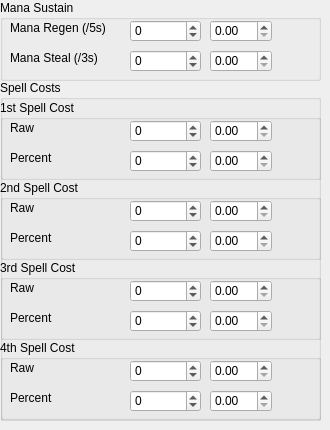
     <widget class="QWidget" name="tab_2">
      <attribute name="title">
       <string>Mana</string>
      </attribute>
      <widget class="QGroupBox" name="groupBox_16">
       <property name="geometry">
        <rect>
         <x>0</x>
         <y>0</y>
         <width>321</width>
         <height>81</height>
        </rect>
       </property>
       <property name="title">
        <string>Mana Sustain</string>
       </property>
       <widget class="QDoubleSpinBox" name="dspin_wmult_mana_regen">
        <property name="geometry">
         <rect>
          <x>210</x>
          <y>20</y>
          <width>62</width>
          <height>22</height>
         </rect>
        </property>
       </widget>
       <widget class="QLabel" name="label_32">
        <property name="geometry">
         <rect>
          <x>10</x>
          <y>20</y>
          <width>111</width>
          <height>16</height>
         </rect>
        </property>
        <property name="text">
         <string>Mana Regen (/5s)</string>
        </property>
       </widget>
       <widget class="QDoubleSpinBox" name="dspin_wmult_mana_steal">
        <property name="geometry">
         <rect>
          <x>210</x>
          <y>50</y>
          <width>62</width>
          <height>22</height>
         </rect>
        </property>
       </widget>
       <widget class="QLabel" name="label_33">
        <property name="geometry">
         <rect>
          <x>10</x>
          <y>50</y>
          <width>101</width>
          <height>16</height>
         </rect>
        </property>
        <property name="text">
         <string>Mana Steal (/3s)</string>
        </property>
       </widget>
       <widget class="QSpinBox" name="spin_mana_steal">
        <property name="geometry">
         <rect>
          <x>130</x>
          <y>50</y>
          <width>71</width>
          <height>22</height>
         </rect>
        </property>
        <property name="minimum">
         <number>-999999999</number>
        </property>
        <property name="maximum">
         <number>999999999</number>
        </property>
       </widget>
       <widget class="QSpinBox" name="spin_mana_regen">
        <property name="geometry">
         <rect>
          <x>130</x>
          <y>20</y>
          <width>71</width>
          <height>22</height>
         </rect>
        </property>
        <property name="minimum">
         <number>-999999999</number>
        </property>
        <property name="maximum">
         <number>999999999</number>
        </property>
       </widget>
      </widget>
      <widget class="QGroupBox" name="groupBox_17">
       <property name="geometry">
        <rect>
         <x>0</x>
         <y>80</y>
         <width>321</width>
         <height>341</height>
        </rect>
       </property>
       <property name="title">
        <string>Spell Costs</string>
       </property>
       <widget class="QGroupBox" name="groupBox_18">
        <property name="geometry">
         <rect>
          <x>0</x>
          <y>20</y>
          <width>321</width>
          <height>80</height>
         </rect>
        </property>
        <property name="title">
         <string>1st Spell Cost</string>
        </property>
        <widget class="QDoubleSpinBox" name="dspin_wmult_1st_raw">
         <property name="geometry">
          <rect>
           <x>210</x>
           <y>20</y>
           <width>62</width>
           <height>22</height>
          </rect>
         </property>
        </widget>
        <widget class="QLabel" name="label_34">
         <property name="geometry">
          <rect>
           <x>10</x>
           <y>20</y>
           <width>51</width>
           <height>16</height>
          </rect>
         </property>
         <property name="text">
          <string>Raw</string>
         </property>
        </widget>
        <widget class="QDoubleSpinBox" name="dspin_wmult_1st_perc">
         <property name="geometry">
          <rect>
           <x>210</x>
           <y>50</y>
           <width>62</width>
           <height>22</height>
          </rect>
         </property>
        </widget>
        <widget class="QLabel" name="label_35">
         <property name="geometry">
          <rect>
           <x>10</x>
           <y>50</y>
           <width>51</width>
           <height>16</height>
          </rect>
         </property>
         <property name="text">
          <string>Percent</string>
         </property>
        </widget>
        <widget class="QSpinBox" name="spin_1st_raw">
         <property name="geometry">
          <rect>
           <x>130</x>
           <y>20</y>
           <width>71</width>
           <height>22</height>
          </rect>
         </property>
         <property name="minimum">
          <number>-999999999</number>
         </property>
         <property name="maximum">
          <number>999999999</number>
         </property>
        </widget>
        <widget class="QSpinBox" name="spin_1st_perc">
         <property name="geometry">
          <rect>
           <x>130</x>
           <y>50</y>
           <width>71</width>
           <height>22</height>
          </rect>
         </property>
         <property name="minimum">
          <number>-999999999</number>
         </property>
         <property name="maximum">
          <number>999999999</number>
         </property>
        </widget>
       </widget>
       <widget class="QGroupBox" name="groupBox_19">
        <property name="geometry">
         <rect>
          <x>0</x>
          <y>100</y>
          <width>321</width>
          <height>80</height>
         </rect>
        </property>
        <property name="title">
         <string>2nd Spell Cost</string>
        </property>
        <widget class="QDoubleSpinBox" name="dspin_wmult_2nd_raw">
         <property name="geometry">
          <rect>
           <x>210</x>
           <y>20</y>
           <width>62</width>
           <height>22</height>
          </rect>
         </property>
        </widget>
        <widget class="QLabel" name="label_38">
         <property name="geometry">
          <rect>
           <x>10</x>
           <y>20</y>
           <width>51</width>
           <height>16</height>
          </rect>
         </property>
         <property name="text">
          <string>Raw</string>
         </property>
        </widget>
        <widget class="QDoubleSpinBox" name="dspin_wmult_2nd_perc">
         <property name="geometry">
          <rect>
           <x>210</x>
           <y>50</y>
           <width>62</width>
           <height>22</height>
          </rect>
         </property>
        </widget>
        <widget class="QLabel" name="label_39">
         <property name="geometry">
          <rect>
           <x>10</x>
           <y>50</y>
           <width>51</width>
           <height>16</height>
          </rect>
         </property>
         <property name="text">
          <string>Percent</string>
         </property>
        </widget>
        <widget class="QSpinBox" name="spin_2nd_raw">
         <property name="geometry">
          <rect>
           <x>130</x>
           <y>20</y>
           <width>71</width>
           <height>22</height>
          </rect>
         </property>
         <property name="minimum">
          <number>-999999999</number>
         </property>
         <property name="maximum">
          <number>999999999</number>
         </property>
        </widget>
        <widget class="QSpinBox" name="spin_2nd_perc">
         <property name="geometry">
          <rect>
           <x>130</x>
           <y>50</y>
           <width>71</width>
           <height>22</height>
          </rect>
         </property>
         <property name="minimum">
          <number>-999999999</number>
         </property>
         <property name="maximum">
          <number>999999999</number>
         </property>
        </widget>
       </widget>
       <widget class="QGroupBox" name="groupBox_20">
        <property name="geometry">
         <rect>
          <x>0</x>
          <y>180</y>
          <width>321</width>
          <height>80</height>
         </rect>
        </property>
        <property name="title">
         <string>3rd Spell Cost</string>
        </property>
        <widget class="QDoubleSpinBox" name="dspin_wmult_3rd_raw">
         <property name="geometry">
          <rect>
           <x>210</x>
           <y>20</y>
           <width>62</width>
           <height>22</height>
          </rect>
         </property>
        </widget>
        <widget class="QLabel" name="label_42">
         <property name="geometry">
          <rect>
           <x>10</x>
           <y>20</y>
           <width>51</width>
           <height>16</height>
          </rect>
         </property>
         <property name="text">
          <string>Raw</string>
         </property>
        </widget>
        <widget class="QDoubleSpinBox" name="dspin_wmult_3rd_perc">
         <property name="geometry">
          <rect>
           <x>210</x>
           <y>50</y>
           <width>62</width>
           <height>22</height>
          </rect>
         </property>
        </widget>
        <widget class="QLabel" name="label_43">
         <property name="geometry">
          <rect>
           <x>10</x>
           <y>50</y>
           <width>51</width>
           <height>16</height>
          </rect>
         </property>
         <property name="text">
          <string>Percent</string>
         </property>
        </widget>
        <widget class="QSpinBox" name="spin_3rd_raw">
         <property name="geometry">
          <rect>
           <x>130</x>
           <y>20</y>
           <width>71</width>
           <height>22</height>
          </rect>
         </property>
         <property name="minimum">
          <number>-999999999</number>
         </property>
         <property name="maximum">
          <number>999999999</number>
         </property>
        </widget>
        <widget class="QSpinBox" name="spin_3rd_perc">
         <property name="geometry">
          <rect>
           <x>130</x>
           <y>50</y>
           <width>71</width>
           <height>22</height>
          </rect>
         </property>
         <property name="minimum">
          <number>-999999999</number>
         </property>
         <property name="maximum">
          <number>999999999</number>
         </property>
        </widget>
       </widget>
       <widget class="QGroupBox" name="groupBox_21">
        <property name="geometry">
         <rect>
          <x>0</x>
          <y>260</y>
          <width>321</width>
          <height>80</height>
         </rect>
        </property>
        <property name="title">
         <string>4th Spell Cost</string>
        </property>
        <widget class="QDoubleSpinBox" name="dspin_wmult_4th_raw">
         <property name="geometry">
          <rect>
           <x>210</x>
           <y>20</y>
           <width>62</width>
           <height>22</height>
          </rect>
         </property>
        </widget>
        <widget class="QLabel" name="label_46">
         <property name="geometry">
          <rect>
           <x>10</x>
           <y>20</y>
           <width>51</width>
           <height>16</height>
          </rect>
         </property>
         <property name="text">
          <string>Raw</string>
         </property>
        </widget>
        <widget class="QDoubleSpinBox" name="dspin_wmult_4th_perc">
         <property name="geometry">
          <rect>
           <x>210</x>
           <y>50</y>
           <width>62</width>
           <height>22</height>
          </rect>
         </property>
        </widget>
        <widget class="QLabel" name="label_47">
         <property name="geometry">
          <rect>
           <x>10</x>
           <y>50</y>
           <width>51</width>
           <height>16</height>
          </rect>
         </property>
         <property name="text">
          <string>Percent</string>
         </property>
        </widget>
        <widget class="QSpinBox" name="spin_4th_raw">
         <property name="geometry">
          <rect>
           <x>130</x>
           <y>20</y>
           <width>71</width>
           <height>22</height>
          </rect>
         </property>
         <property name="minimum">
          <number>-999999999</number>
         </property>
         <property name="maximum">
          <number>999999999</number>
         </property>
        </widget>
        <widget class="QSpinBox" name="spin_4th_perc">
         <property name="geometry">
          <rect>
           <x>130</x>
           <y>50</y>
           <width>71</width>
           <height>22</height>
          </rect>
         </property>
         <property name="minimum">
          <number>-999999999</number>
         </property>
         <property name="maximum">
          <number>999999999</number>
         </property>
        </widget>
       </widget>
      </widget>
     </widget>
